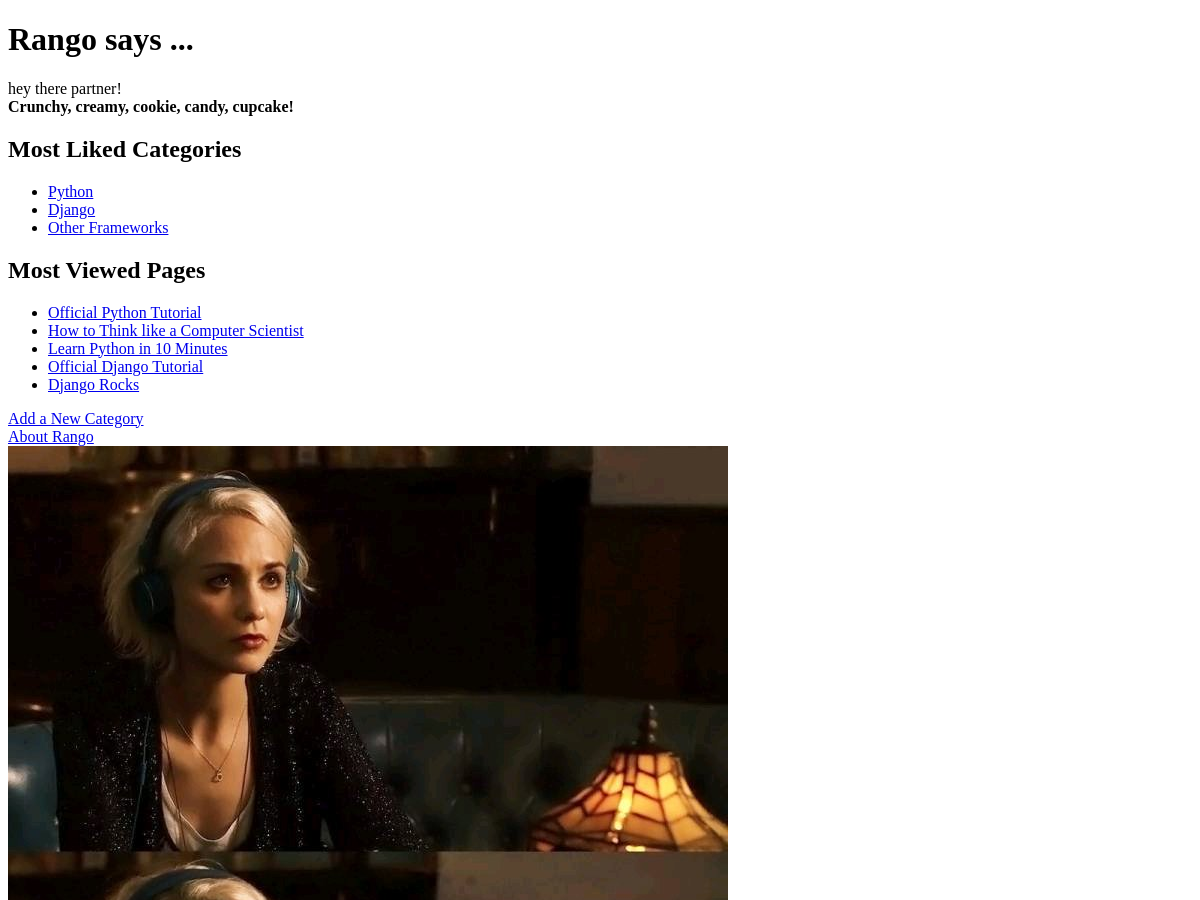
The app's page / (upper part), older data.
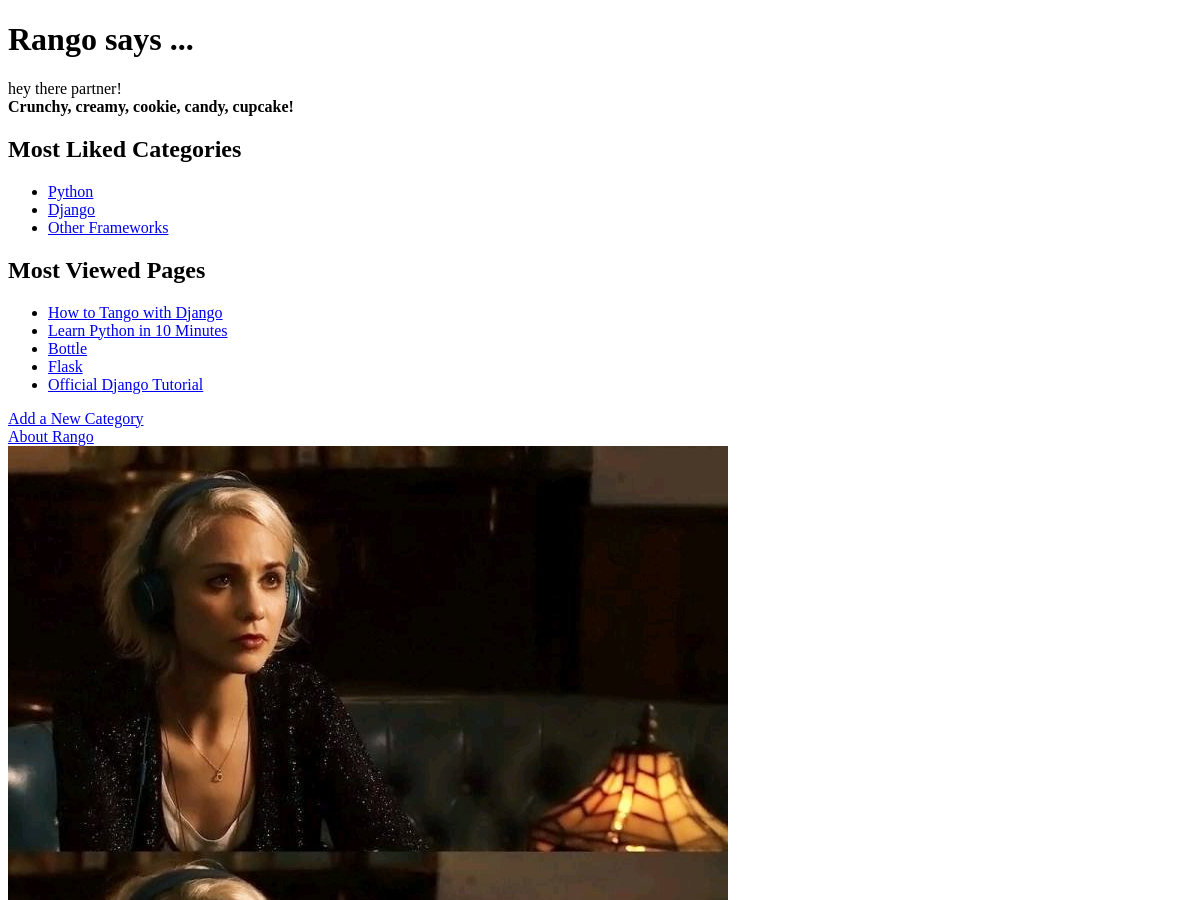
The same page, newer data.
### rango/models.py (models this page shows, shortened)
class Category(models.Model):
    NAME_MAX_LENGTH = 128
    name = models.CharField(max_length = NAME_MAX_LENGTH, unique=True)
    views = models.IntegerField(default=0)
    likes = models.IntegerField(default=0)
    slug = models.SlugField(unique=True)
    class Meta:
        verbose_name_plural = 'Categories'

class Page(models.Model):
    TITLE_MAX_LENGTH = 128
    URL_MAX_LENGTH = 200
    category = models.ForeignKey(Category, on_delete=models.CASCADE)
    title = models.CharField(max_length = TITLE_MAX_LENGTH)
    url = models.URLField()
    views = models.IntegerField(default=0)

### rango/views.py (the view)
# urls.py: path('', views.index, name = 'index'),
def index(request):
    category_list = Category.objects.order_by('-likes')[:5] # queries Category model to retrieve the top 5 categories
    page_list = Page.objects.order_by('-views')[:5]
    context_dict = {}
    context_dict['boldmessage'] = 'Crunchy, creamy, cookie, candy, cupcake!'
    context_dict['categories'] = category_list
    context_dict['pages'] = page_list
    return render(request, 'rango/index.html', context = context_dict)

### templates/rango/index.html (shortened to what this page needs)
<!DOCTYPE html>
{% extends 'rango/base.html' %}
{% load staticfiles %}
{% block body_block %}
<h1>Rango says ...</h1>
        <div>
            hey there partner! <br />
            <strong>{{ boldmessage }}</strong><br />
        </div>
        <div>
        <h2>Most Liked Categories</h2>
        {% if categories %}
            <ul>
            {% for category in categories %}
                <li>
                    <a href="{% url 'rango:show_category' category.slug  %}">{{ category.name }}</a>
                </li>
            {% endfor %}
            </ul>
        {% else %}
            <strong>There are no categories present.</strong>
        {% endif %}
        </div>
        <div>
        <h2>Most Viewed Pages</h2>
        {% if pages %}
            <ul>
            {% for page in pages %}
                <li>
                    <a href="{{ page.url }}">{{ page.title }}</a>
                </li>
            {% endfor %}
            </ul>
        {% else %}
            <strong>There are no pages present.</strong>
        {% endif %}
        </div>
        <div>
            <a href="{% url 'rango:add_category' %}">Add a New Category</a><br />
            <a href="{% url 'rango:about' %}">About Rango</a><br />
            <img src = "{% static 'images/rango.jpg' %}" alt = 'Picture of Rango' />
        </div>
{% endblock%}

Row changes from the older to the newer data that the page shows:
no longer on this page (row edited): Page: title "Official Python Tutorial"
no longer on this page (row edited): Page: title "How to Think like a Computer Scientist"
no longer on this page (row edited): Page: title "Django Rocks"
now on this page (row edited): Page: title "How to Tango with Django"
now on this page (row edited): Page: title "Bottle"
now on this page (row edited): Page: title "Flask"
